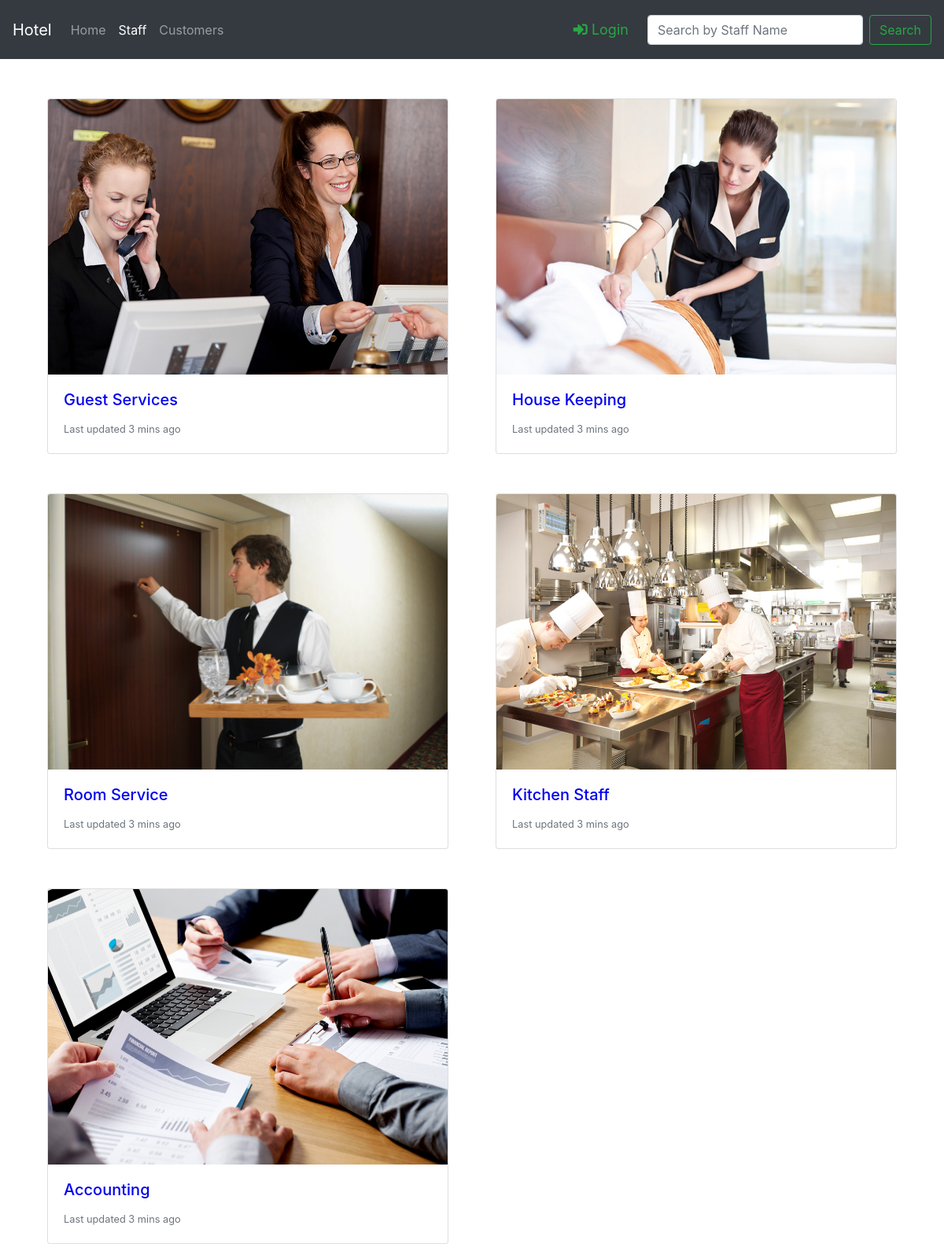
Page /staff/ on the committed database.
### Staff/models.py (models this page shows)
class Staff(models.Model):
    Name = models.CharField(max_length=100)
    image = models.FileField(null=True)
    salary = models.IntegerField(blank=True,null=True);
    def __str__(self):
        return self.Name

### Staff/views.py (the view)
# urls.py: path('', views.Staff_view, name='Staff_view'),
def Staff_view (request):
    query = request.GET.get("q", None)
    staff = Staff.objects.all()
    if query is not None:
        staff = staff.filter(Name__startswith=query)
    context = {
        "Staff": staff,
    }
    return render(request, 'Staff/Staff_view.html', context)

### Staff/templates/Staff/Staff_view.html (shortened to what this page needs)
{% extends 'Staff/base.html' %}
{% block staticfiles %}
    {% load staticfiles %}
    <link rel="stylesheet" type="text/css" href="{% static 'Staff/Staff_view.css'  %}">
{% endblock %}
{% block search_input %}
    <form class="form-inline my-2 my-lg-0" method="get" action="">
      <input class="form-control mr-sm-2" type="search" placeholder="Search by Staff Name" name="q" value="{{ request.Get.q }}">
      <button class="btn btn-outline-success my-2 my-sm-0" type="submit">Search</button>
    </form>
{% endblock %}
{% block body %}
<div class="card-deck" >
    <div class="container">
        <div class="row">
            {% for staff_team in Staff %}
                <div class="col-lg-6 col-md-6 col-sm-12" >
                 <div class="card">
                    <a href="{% url 'Staff_list' staff_team %}"><img class="card-img-top"  src="{{ staff_team.image.url }}" alt="Card image cap"></a>
                    <div class="card-body">
                      <h5 class="card-title"><a href="{% url 'Staff_list' staff_team %}">{{ staff_team.Name }}</a></h5>
                      <p class="card-text"><small class="text-muted">Last updated 3 mins ago</small></p>
                    </div>
                 </div>
                </div>
            {% endfor %}
        </div>
    </div>
  </div>
{% endblock %}

### Staff/static/Staff/Staff_view.css (style rules this page uses)
.card { margin-top:50px; }
@media (min-width: 768px) { .card .card-img-top { height: 350px; } }
a:-webkit-any-link { color: -webkit-link; cursor: pointer; text-decoration: none; }

### rows in the picture
Staff: image (picture), Name "Guest Services"
Staff: image (picture), Name "House Keeping"
Staff: image (picture), Name "Room Service"
Staff: image (picture), Name "Kitchen Staff"
Staff: image (picture), Name "Accounting"
